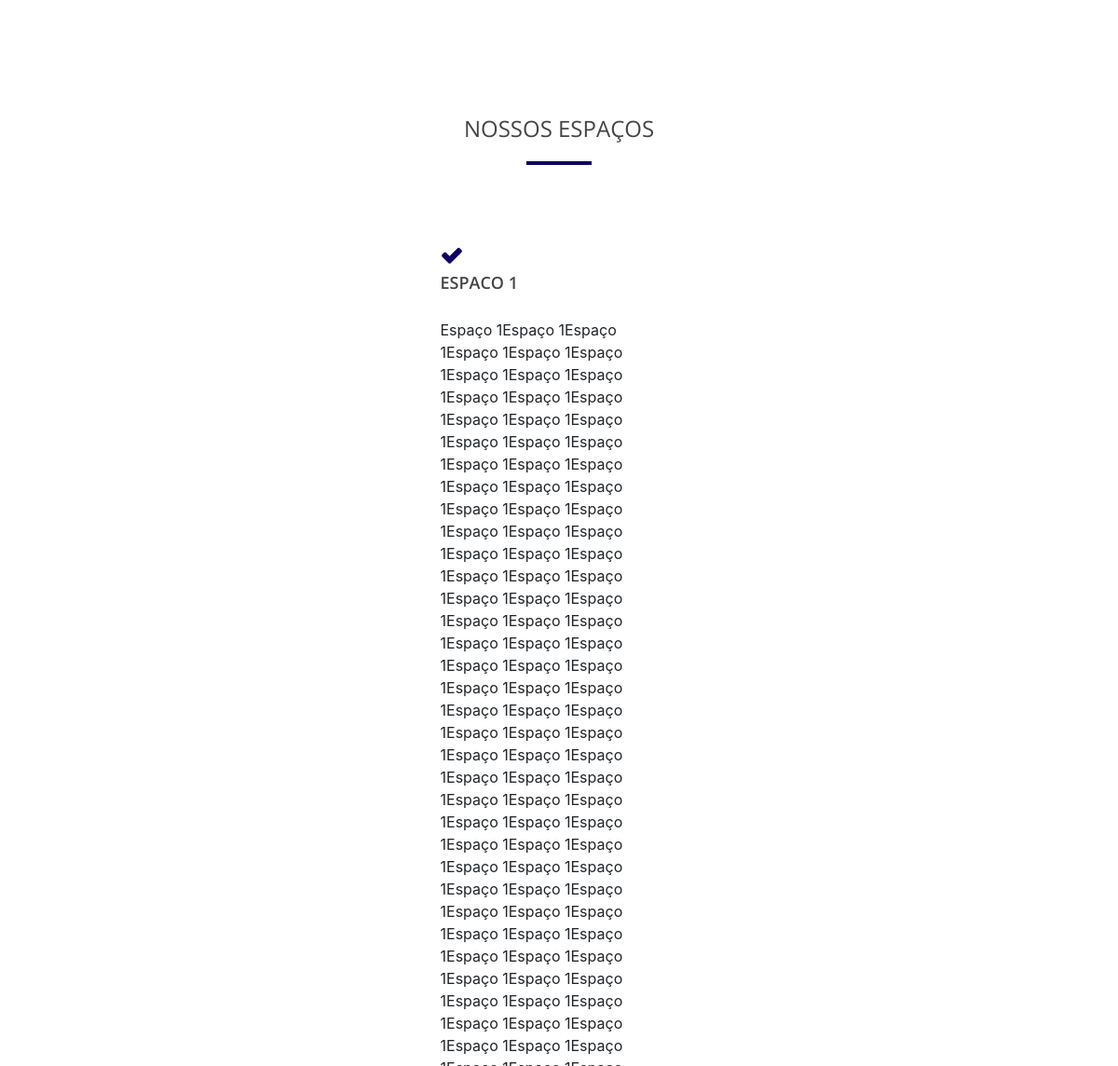
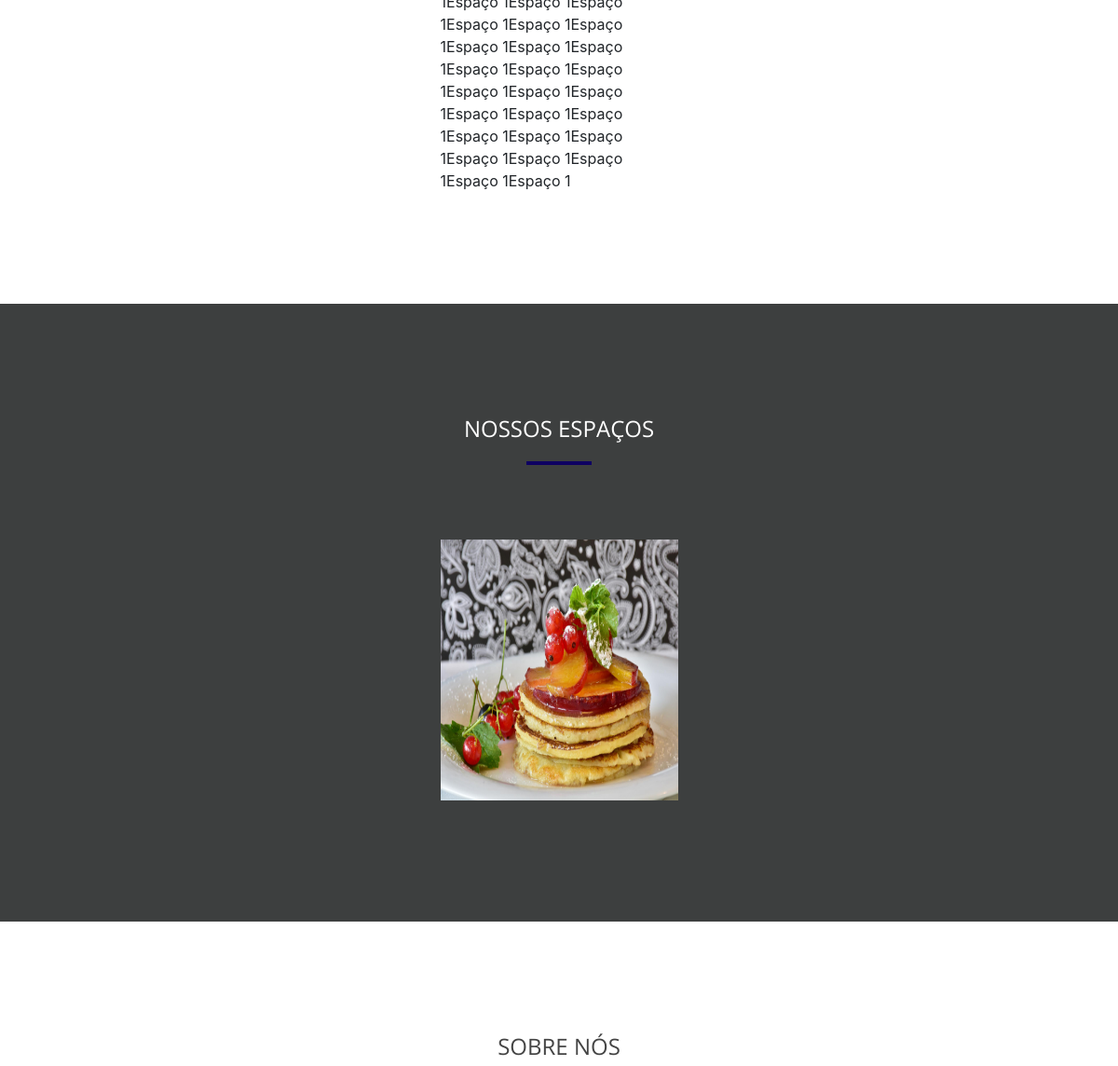
The app's page / (middle part), older data (2 pictures, top to bottom).
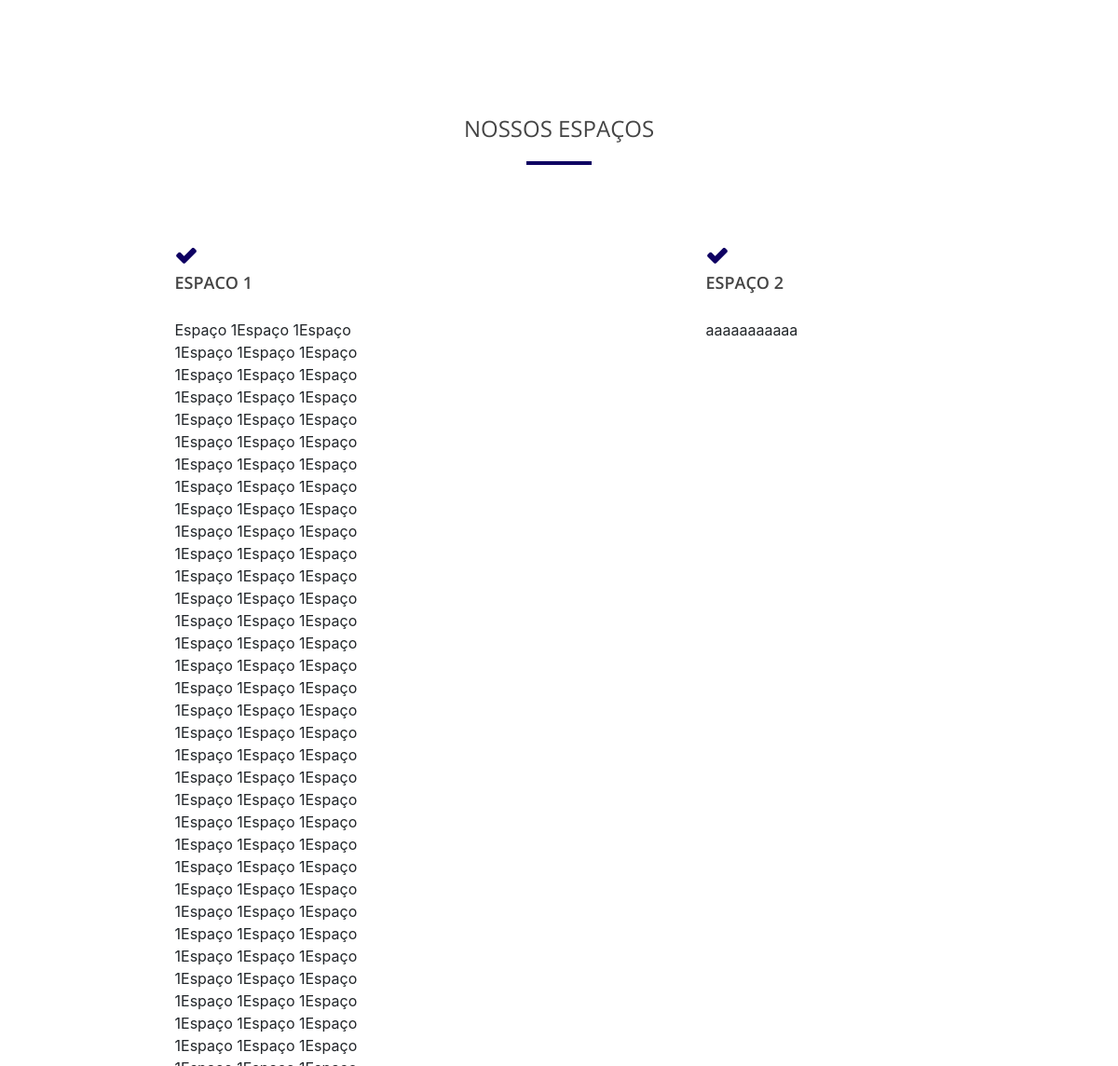
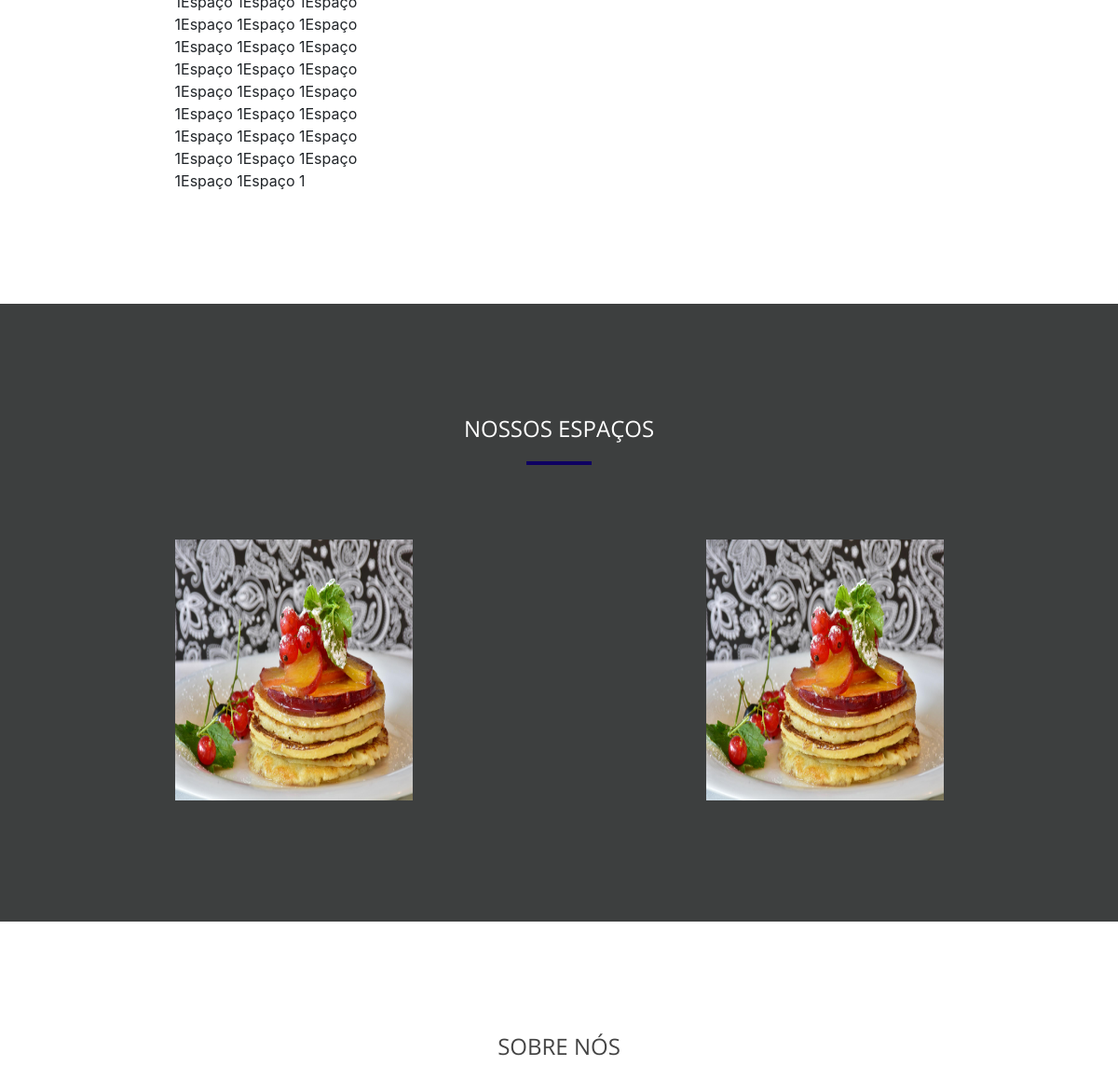
The same page, newer data (2 pictures, top to bottom).
### administrador/models.py (models this page shows, shortened)
class Espacos(models.Model):
    nome = models.CharField(max_length=30)
    descricao = models.TextField(max_length=1000)
    imagem1 = models.ImageField(upload_to='fotos/espacos/imagem1', blank=True)
    imagem2 = models.ImageField(upload_to='fotos/espacos/imagem2', blank=True)
    imagem3 = models.ImageField(upload_to='fotos/espacos/imagem3', blank=True)
    imagem4 = models.ImageField(upload_to='fotos/espacos/imagem4', blank=True)
    imagem5 = models.ImageField(upload_to='fotos/espacos/imagem5', blank=True)

### reserva/views.py (the view)
# urls.py: path('', views.home, name='home'),
def home(request):
    espaco = Espacos.objects.order_by('nome').all()
    return render(request, 'index.html', {'espacos' : espaco})

### reserva/templates/index.html (shortened to what this page needs)
{% extends 'base.html' %}
{% load static %}
{% block 'body' %}
    <div id="servicos" class="section-cotent">
        <div class="container">
            <div class="title-section text-center">
                <h2>Nossos Espaços</h2>
                <span></span>
            </div>
            <div class="row">
                {% if espacos %}
                {% for espaco in espacos %}
                <div class="col-md-3 col-sm-6">
                    <div class="servicos-item">
                        <div class="servicos-header">
                            <i class="fa-duotone fa-check"></i>
                            <h3>{{espaco.nome}}</h3>
                        </div>
                        <div class="servicos-description">
                            {{espaco.descricao}}
                        </div>
                    </div>
                </div>
            {%endfor%}
            {%endif%}
            </div>
        </div>
    </div>
    <div id="portfolio" class="section-content">
        <div class="container">
            <div class="title-section text-center">
                <h2>Nossos Espaços</h2>
                <span></span>
            </div>
            <div class="row">
                {% if espacos %}
                {% for espaco in espacos %}
                <div class="col-md-3 col-sm-6">
                    <div class="portfolio-thumb">
                        <img src="{{ espaco.imagem1.url }}" alt="Portfolio Item">
                    </div>
                </div>
                {%endfor%}
                {%endif%}
            </div>
        </div>
    </div>
    <div id="sobre-espacos" class="section-cotent">
        <div class="container">
            <div class="title-section text-center">
                <h2>Sobre Nós</h2>
            </div>
{% endblock %}

Row changes from the older to the newer data that the page shows:
added Espacos: nome "ESPAÇO 2", descricao "aaaaaaaaaaa", imagem1 (picture)
